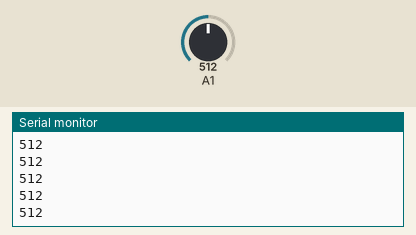
This sketch was run on a simulated Arduino Uno, built with avr-gcc and run on an emulated ATmega328P. Parts: the last lines printed to the serial monitor. The test bench sets the inputs (shaded band); at power-on: A1 = 512.

Above: at 1.2 s.
1.3 s: A1 set to 716
At 2.0 s:
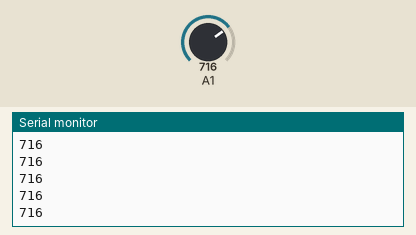
2.8 s: A1 set to 900
At 3.4 s:
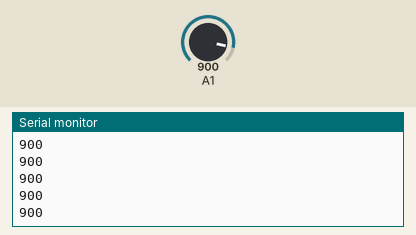
Timing chart, 0 to 5.8 s (numbered marks = the images above; inputs shaded):
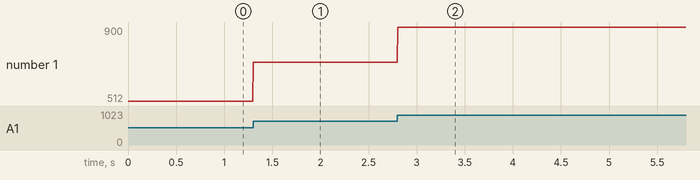

Measured:
- after the input at 1.3 s, the serial monitor: prints a new line at once (image 1)
- after the input at 2.8 s, the serial monitor: prints a new line at once (image 2)
- plotted number 1: 512 → 716 after the input at 1.3 s, 716 → 900 after the input at 2.8 s

The sketch:

read_ecg.ino
```cpp
void setup() {
//  Serial.begin(9600);
  Serial.begin(115200);
}

void loop() {
//  Serial.println(analogRead(A0));
  Serial.println(analogRead(15));
  delay(5);
}
```
